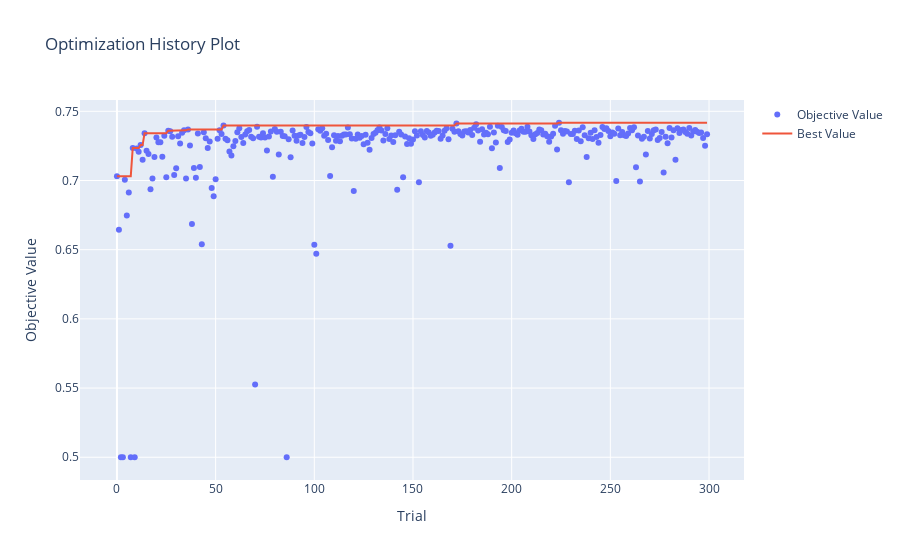

The notebook cell saved with this chart:
### Markdown cell above
#### Visualización de los trials

### Code cell
plot_optimization_history(study)

### Figure 1 — Plotly figure (JSON) as saved in the notebook; plotly's stock layout.template omitted (floating-point values rounded to 4 significant figures; data arrays with more than 128 entries replaced by an {"elided": "..."} marker saying what was removed)
{"data": [{"mode": "markers", "name": "Objective Value", "type": "scatter", "x": {"elided": "300 int values"}, "y": {"elided": "300 float values"}}, {"mode": "lines", "name": "Best Value", "type": "scatter", "x": {"elided": "300 int values"}, "y": {"elided": "300 float values"}}, {"marker": {"color": "#cccccc"}, "mode": "markers", "name": "Infeasible Trial", "showlegend": false, "type": "scatter", "x": [], "y": []}], "layout": {"title": {"text": "Optimization History Plot"}, "xaxis": {"title": {"text": "Trial"}}, "yaxis": {"title": {"text": "Objective Value"}}}}
